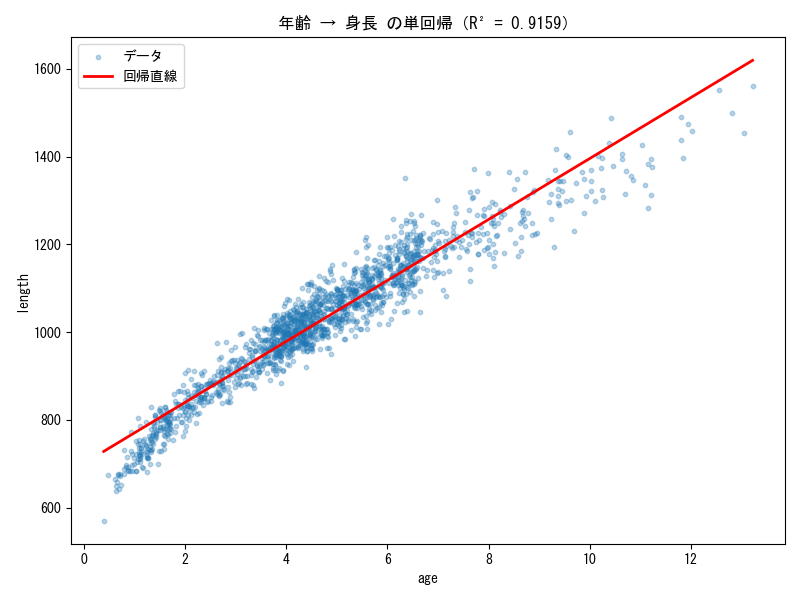
#> input picture fourth_homework/output/02_age_length.png, 800 x 600 px, given in place of correlation.png, which was not available
$ python 05_presentation.py
#> lines starting #> are read from the running program, lines starting #| are printed output that depends on the picture; pictures that were not available may be replaced by others from this repository, and a replacement may not be noted
import matplotlib.pyplot as plt
import matplotlib.image as mpimg
from matplotlib.backends.backend_pdf import PdfPages


def slide_title(pdf):
    """スライド1: タイトル＋データ概要"""
    fig = plt.figure(figsize=(16, 9))
    fig.patch.set_facecolor("white")

    fig.text(
        0.5,
        0.78,
        "子どもの身体測定データの回帰分析",
        ha="center",
        fontsize=32,
        fontweight="bold",
    )
    fig.text(
        0.5,
        0.68,
        "単回帰の限界と交互作用項による改善",
        ha="center",
        fontsize=20,
        color="gray",
    )

    # データ概要
    data_text = (
        "使用データ\n"
        "\n"
        "wlchild.csv : 2,228件（age, length, weight）\n"
        "wlchild2.csv: 1,316件（+ ude[上腕囲], tekubi[手首囲]）\n"
        "\n"
        "length の単位は mm（例: 1022 = 102.2cm）"
    )
    fig.text(
        0.08,
        0.30,
        data_text,
        fontsize=16,
        verticalalignment="top",
        family="MS Gothic",
        bbox=dict(boxstyle="round,pad=0.5", facecolor="#e8f4fd", alpha=0.8),
    )

    # 相関図を小さく表示
    ax_img = fig.add_axes([0.58, 0.05, 0.38, 0.55])
    img = mpimg.imread("output/correlation.png")
#> img is the input picture: shape (600, 800, 4) float32; mean R, G, B, A 0.97, 0.973, 0.978, 1
    ax_img.imshow(img)
    ax_img.axis("off")
    ax_img.set_title("変数間の相関", fontsize=12)

    pdf.savefig(fig, dpi=150)
    plt.close()


def slide_regression(pdf):
    """スライド2: 単回帰分析の結果"""
    fig = plt.figure(figsize=(16, 9))
    fig.patch.set_facecolor("white")

    fig.text(0.5, 0.93, "単回帰分析の結果", ha="center", fontsize=28, fontweight="bold")

    # グラフ埋め込み
    ax_img = fig.add_axes([0.02, 0.15, 0.50, 0.70])
    img = mpimg.imread("output/02_age_weight.png")
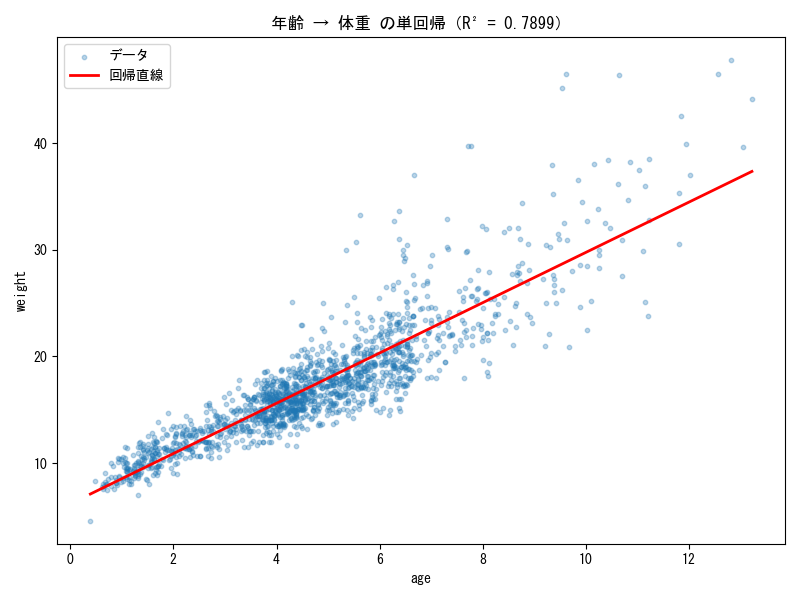
#> input picture fourth_homework/output/02_age_weight.png, 800 x 600 px
#> img is the input picture: shape (600, 800, 4) float32; mean R, G, B, A 0.97, 0.973, 0.979, 1
    ax_img.imshow(img)
    ax_img.axis("off")

    # R2比較表
    ax_table = fig.add_axes([0.55, 0.15, 0.42, 0.70])
    ax_table.axis("off")

    models = ["age \u2192 weight", "age \u2192 length", "length \u2192 weight"]
    r2_values = [0.790, 0.916, 0.845]
    colors = ["#ff7f7f", "#7fbf7f", "#7f7fff"]

    for i, (name, r2, color) in enumerate(zip(models, r2_values, colors)):
        y = 0.85 - i * 0.30
        ax_table.text(
            0.0, y, name, fontsize=16, fontweight="bold", transform=ax_table.transAxes
        )
        ax_table.barh(
            y - 0.08,
            r2,
            height=0.06,
            color=color,
            alpha=0.7,
            transform=ax_table.transAxes,
        )
        ax_table.text(
            r2 + 0.02,
            y - 0.08,
            f"R\u00b2 = {r2:.3f}",
            fontsize=14,
            va="center",
            transform=ax_table.transAxes,
        )

    ax_table.text(
        0.0,
        0.05,
        "年齢だけでは体重の約21%が説明できない",
        fontsize=15,
        color="#cc0000",
        fontweight="bold",
        transform=ax_table.transAxes,
    )

    pdf.savefig(fig, dpi=150)
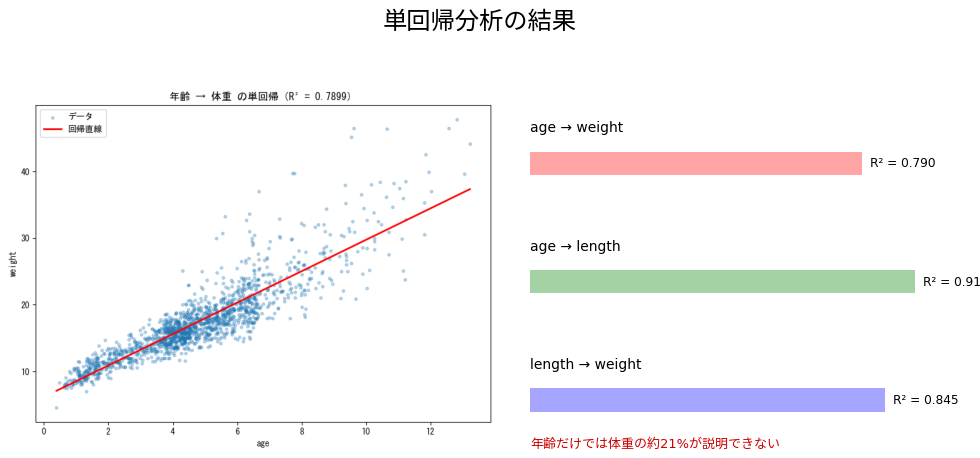
#> figure drawn by matplotlib, 2 panels
    plt.close()


def slide_interaction(pdf):
    """スライド3: 交互作用項による改善"""
    fig = plt.figure(figsize=(16, 9))
    fig.patch.set_facecolor("white")

    fig.text(
        0.5,
        0.93,
        "交互作用項で R\u00b2 が大幅改善",
        ha="center",
        fontsize=28,
        fontweight="bold",
    )

    # グラフ埋め込み
    ax_img = fig.add_axes([0.02, 0.35, 0.55, 0.55])
    img = mpimg.imread("output/03_interaction.png")
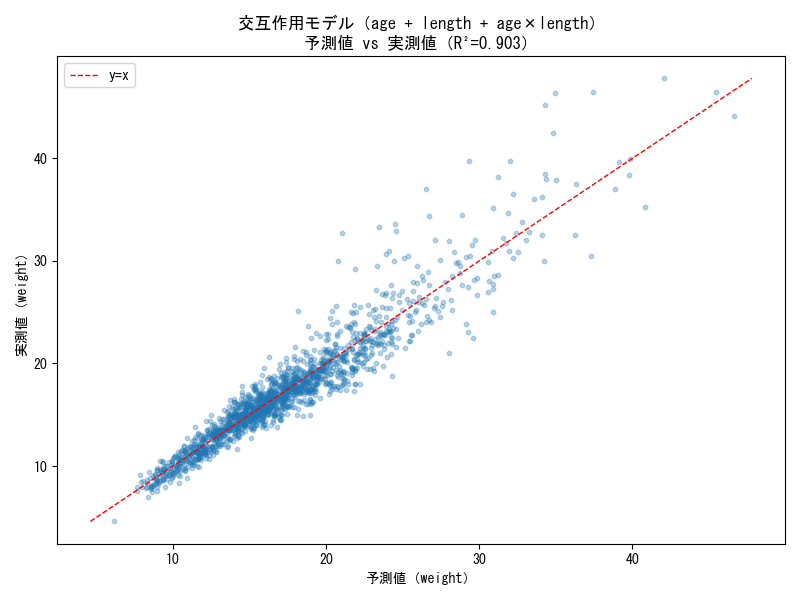
#> input picture fourth_homework/output/03_interaction.png, 800 x 600 px
#> img is the input picture: shape (600, 800, 4) float32; mean R, G, B, A 0.972, 0.976, 0.981, 1
    ax_img.imshow(img)
    ax_img.axis("off")

    # R2推移の棒グラフ
    ax_bar = fig.add_axes([0.60, 0.35, 0.37, 0.55])
    labels = [
        "単回帰\n(age)",
        "多項式\n(age+age\u00b2)",
        "交互作用\n(age+length\n+age*length)",
    ]
    r2s = [0.790, 0.799, 0.903]
    bar_colors = ["#aaaaaa", "#7799cc", "#cc3333"]
    bars = ax_bar.barh(range(len(labels)), r2s, color=bar_colors, height=0.6)
    ax_bar.set_yticks(range(len(labels)))
    ax_bar.set_yticklabels(labels, fontsize=13)
    ax_bar.set_xlim(0, 1.05)
    ax_bar.set_xlabel("R\u00b2", fontsize=14)
    for bar, r2 in zip(bars, r2s):
        ax_bar.text(
            bar.get_width() + 0.01,
            bar.get_y() + bar.get_height() / 2,
            f"{r2:.3f}",
            va="center",
            fontsize=14,
            fontweight="bold",
        )
    ax_bar.invert_yaxis()
    ax_bar.set_title("モデル別 R\u00b2 比較", fontsize=14)

    # 注記
    fig.text(
        0.5,
        0.12,
        "研修の学び: 交互作用項の追加で R\u00b2 が 0.07 \u2192 0.54 に改善した例と同じ構造",
        ha="center",
        fontsize=14,
        style="italic",
        color="#555555",
    )
    fig.text(
        0.5,
        0.05,
        "+0.009（多項式）vs +0.113（交互作用）\u2192 変数の組み合わせが重要",
        ha="center",
        fontsize=15,
        fontweight="bold",
        color="#cc0000",
    )

    pdf.savefig(fig, dpi=150)
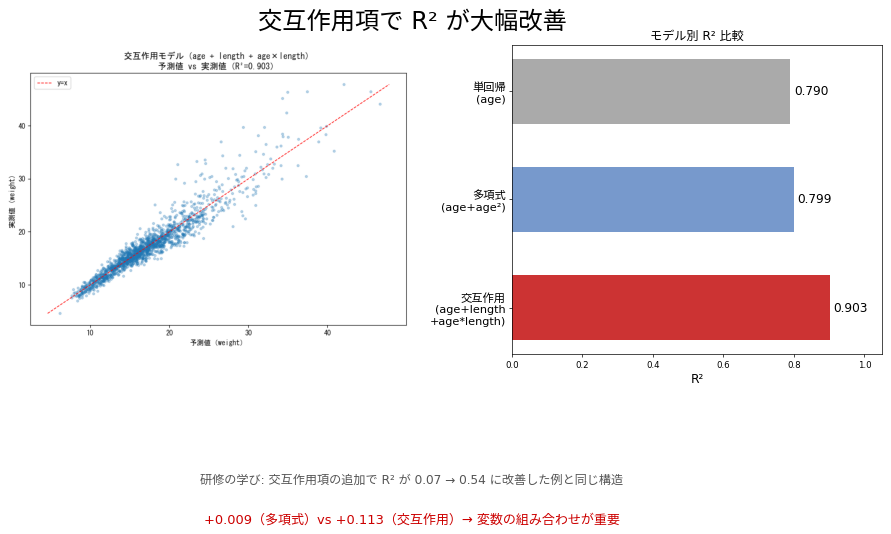
#> figure drawn by matplotlib, 2 panels
    plt.close()


def slide_extended(pdf):
    """スライド4: 追加変数の効果"""
    fig = plt.figure(figsize=(16, 9))
    fig.patch.set_facecolor("white")

    fig.text(
        0.5,
        0.93,
        "追加変数（上腕囲・手首囲）の効果",
        ha="center",
        fontsize=28,
        fontweight="bold",
    )

    # グラフ埋め込み
    ax_img = fig.add_axes([0.02, 0.20, 0.55, 0.65])
    img = mpimg.imread("output/04_extended.png")
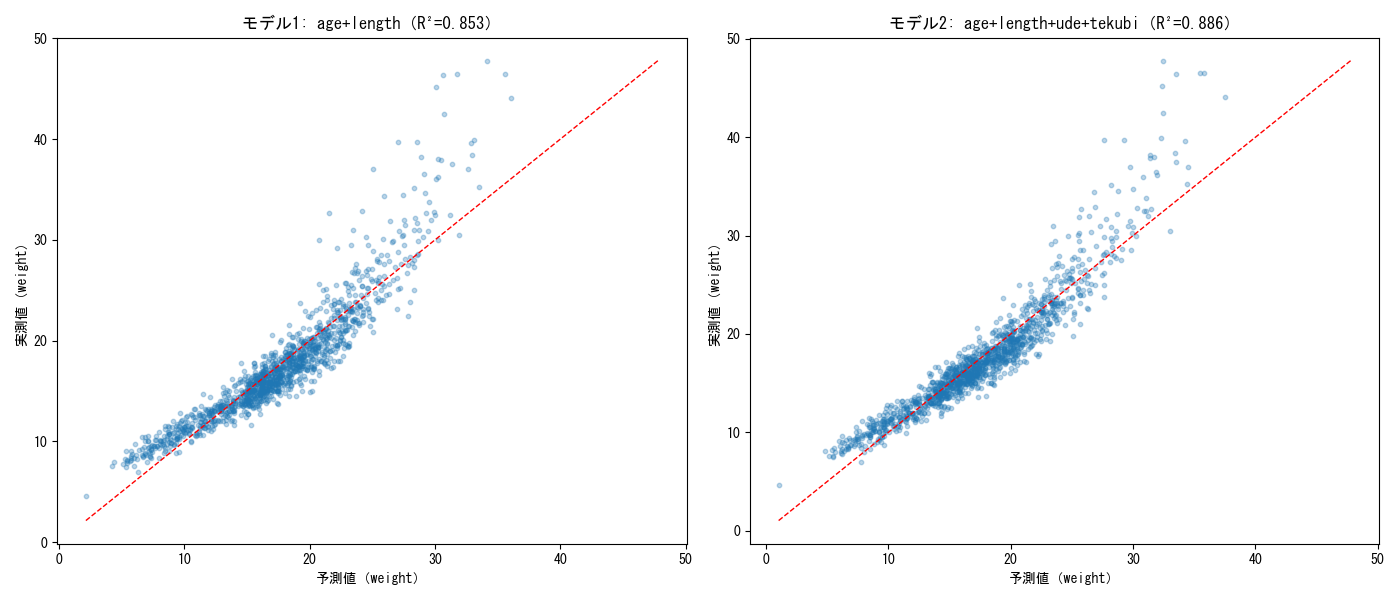
#> input picture fourth_homework/output/04_extended.png, 1400 x 600 px
#> img is the input picture: shape (600, 1400, 4) float32; mean R, G, B, A 0.973, 0.978, 0.982, 1
    ax_img.imshow(img)
    ax_img.axis("off")

    # 比較テーブル
    ax_t = fig.add_axes([0.60, 0.30, 0.37, 0.55])
    ax_t.axis("off")

    ax_t.text(
        0.0,
        0.95,
        "モデル比較",
        fontsize=18,
        fontweight="bold",
        transform=ax_t.transAxes,
    )

    table_text = (
        "モデル1: age + length\n"
        "  R\u00b2 = 0.853 / AIC = 5,779\n"
        "\n"
        "モデル2: age + length + ude + tekubi\n"
        "  R\u00b2 = 0.886 / AIC = 5,448\n"
    )
    ax_t.text(
        0.0,
        0.75,
        table_text,
        fontsize=15,
        transform=ax_t.transAxes,
        verticalalignment="top",
        family="MS Gothic",
        bbox=dict(boxstyle="round,pad=0.5", facecolor="#f0f8e8", alpha=0.8),
    )

    ax_t.text(
        0.0,
        0.25,
        "上腕囲・手首囲の追加で\nR\u00b2 +0.033 / AIC -331",
        fontsize=16,
        fontweight="bold",
        color="#006600",
        transform=ax_t.transAxes,
    )

    pdf.savefig(fig, dpi=150)
    plt.close()


def slide_proposal(pdf):
    """スライド5: データ利活用の提案＋まとめ"""
    fig = plt.figure(figsize=(16, 9))
    fig.patch.set_facecolor("white")

    fig.text(
        0.5,
        0.93,
        "この分析から何ができるか？",
        ha="center",
        fontsize=28,
        fontweight="bold",
    )

    # 活用案
    proposals = [
        (
            "1. 成長異常の早期発見",
            "予測モデルから大きく外れる子どもを自動検出\n"
            "\u2192 発育不良・肥満の早期スクリーニング",
        ),
        (
            "2. 簡易測定での体重推定",
            "身長＋上腕囲だけで体重を R\u00b2=0.89 で推定可能\n"
            "\u2192 体重計がない環境（途上国の巡回健診等）での栄養評価",
        ),
        (
            "3. 成長曲線のパーソナライズ",
            "交互作用モデルで年齢\u00d7身長の関係を個別に捉える\n"
            "\u2192 画一的な成長曲線より精密な発育評価が可能に",
        ),
    ]

    bg_colors = ["#e8f4fd", "#fff3e0", "#e8f5e9"]
    for i, ((title, body), bg) in enumerate(zip(proposals, bg_colors)):
        y = 0.75 - i * 0.22
        fig.text(0.08, y, title, fontsize=18, fontweight="bold")
        fig.text(
            0.10,
            y - 0.04,
            body,
            fontsize=14,
            verticalalignment="top",
            bbox=dict(boxstyle="round,pad=0.4", facecolor=bg, alpha=0.8),
        )

    # まとめ
    summary = (
        "まとめ:  単回帰の限界(R\u00b2=0.79) \u2192 "
        "交互作用で改善(R\u00b2=0.90) \u2192 "
        "追加変数でさらに向上(R\u00b2=0.89)\n"
        "「データを集めるだけでなく、モデルの工夫で価値を生む」"
    )
    fig.text(
        0.5,
        0.08,
        summary,
        ha="center",
        fontsize=16,
        fontweight="bold",
        color="#333333",
        bbox=dict(boxstyle="round,pad=0.5", facecolor="#ffffcc", alpha=0.9),
    )

    pdf.savefig(fig, dpi=150)
    plt.close()


def main():
    plt.rcParams["font.family"] = "MS Gothic"

    with PdfPages("05_presentation.pdf") as pdf:
        slide_title(pdf)
        slide_regression(pdf)
        slide_interaction(pdf)
        slide_extended(pdf)
        slide_proposal(pdf)

    print("-> 05_presentation.pdf に保存しました（5ページ）")


if __name__ == "__main__":
    main()
